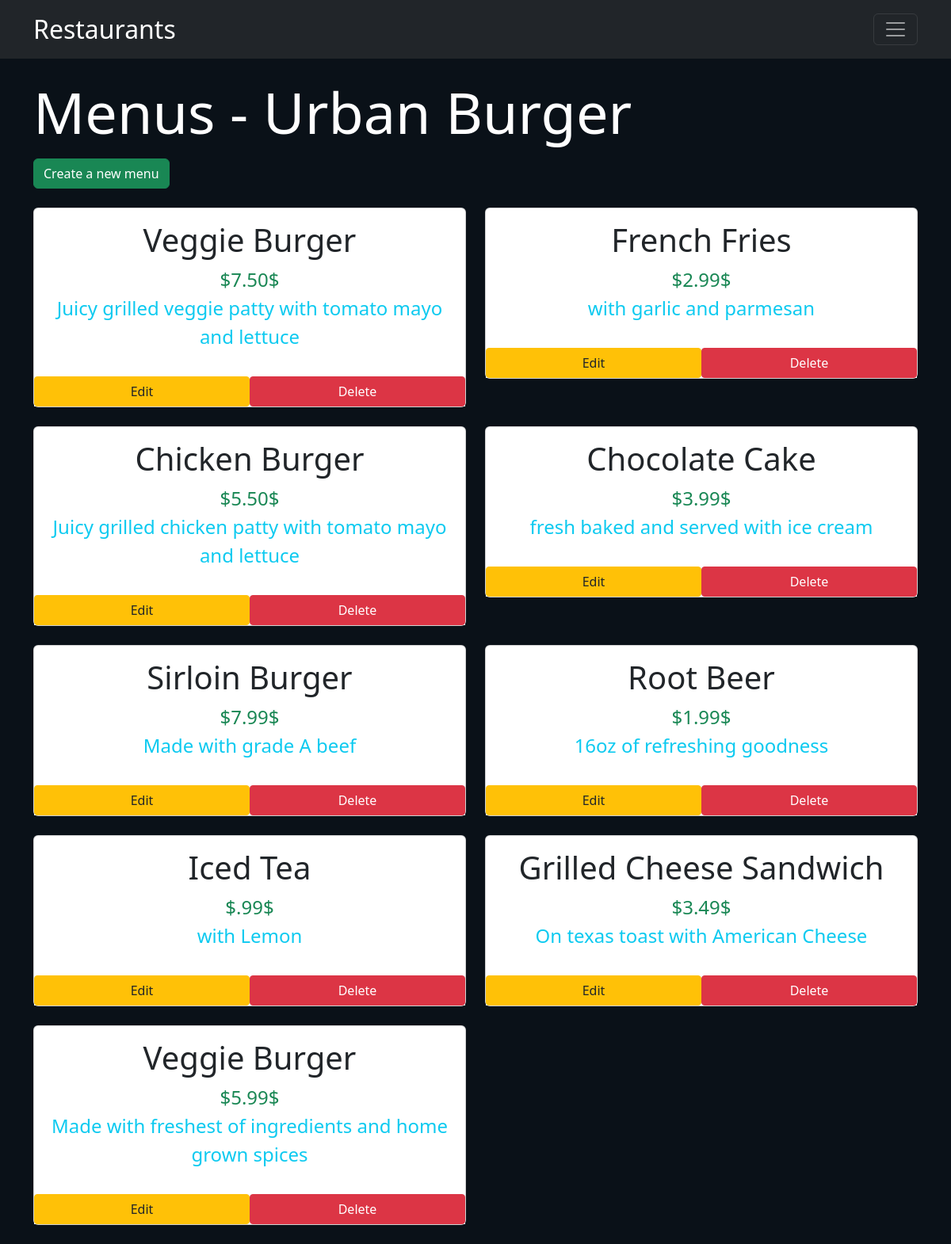
Page /restaurant/1/menu on the committed database.
### restaurants/sql/models.py (models this page shows, shortened)
class Restaurant(Base):
    __tablename__ = 'restaurant'
    id = Column(Integer, primary_key = True)
    name = Column(String(80), nullable = False)

class Menu(Base):
    __tablename__ = 'menu_item'
    name = Column(String(80), nullable = False)
    id = Column(Integer, primary_key = True)
    course = Column(String(250))
    description = Column(String(250))
    price = Column(String(8))
    restaurant_id = Column(Integer, ForeignKey('restaurant.id'))
    restaurant = relationship(Restaurant)

### restaurants/routes.py (the view)
@app.route('/restaurant/<int:restaurant_id>')
@app.route('/restaurant/<int:restaurant_id>/menu', methods=['GET'])
def showMenu(restaurant_id):
    try:
        restaurant = cursor.query(Restaurant).get(restaurant_id)
        menus = cursor.query(Menu).filter_by(restaurant_id=restaurant_id).all()
    except:
        return redirect(url_for('errorRestaurant', error='Retrieving menus or restaurant'))
    return render_template('menu.html', restaurant=restaurant, menus=menus)

### restaurants/templates/menu.html
{% extends 'layout.html' %}
{% block content %}
    <div>
        <h1 class="display-2 text-white">Menus - {{restaurant.name}}</h1>
        <a role="button" class="btn btn-success btn-md text-white mt-2" href="{{url_for('newMenuItem', restaurant_id=restaurant.id)}}">Create a new menu</a>
    </div>
    <div class="row mt-4">
    {% if menus %}
        {% for menu in menus %}
        <div class="col-xl-6 mb-4">
            <div class="card">
            <div class="card-body" >
                    <h2 class="text-center fs-1">{{ menu.name }}</h2>
                    <p class="text-center text-success fs-4 mb-0 mt-1">{{menu.price}}$</p>
                    <p class="text-center text-info fs-4 mt-0">{{menu.description}}</p>
            </div>
            <div class="d-flex bg-light mb-0">
                <a
                class="btn btn-warning m-0 rounded-1 text-reset w-50"
                href="{{url_for('editMenuItem', restaurant_id=restaurant.id, menu_id=menu.id)}}"
                role="button"
                >Edit
                </a>
                <a
                class="btn btn-danger m-0 rounded-1 text-white w-50"
                href="{{url_for('deleteMenuItem', restaurant_id=restaurant.id, menu_id=menu.id)}}"
                role="button"
                >Delete</a>
            </div>
            </div>
        </div>
        {% endfor %}
    {% endif %}
    </div>
{% endblock %}

### rows in the picture
Restaurant: name "Urban Burger"
Menu: name "Veggie Burger", price "$7.50", description "Juicy grilled veggie patty with tomato mayo and lettuce"
Menu: name "French Fries", price "$2.99", description "with garlic and parmesan"
Menu: name "Chicken Burger", price "$5.50", description "Juicy grilled chicken patty with tomato mayo and lettuce"
Menu: name "Chocolate Cake", price "$3.99", description "fresh baked and served with ice cream"
Menu: name "Sirloin Burger", price "$7.99", description "Made with grade A beef"
Menu: name "Root Beer", price "$1.99", description "16oz of refreshing goodness"
Menu: name "Iced Tea", price "$.99", description "with Lemon"
Menu: name "Grilled Cheese Sandwich", price "$3.49", description "On texas toast with American Cheese"
Menu: name "Veggie Burger", price "$5.99", description "Made with freshest of ingredients and home grown spices"
